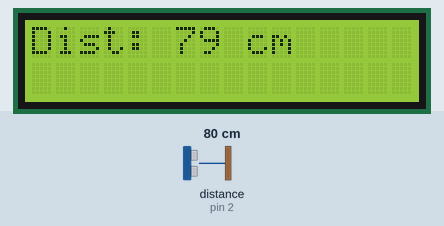
The sketch below on a simulated Arduino Uno, built with avr-gcc and run on an emulated ATmega328P. Parts: 16×2 character LCD. Wiring (inferred from the names in the program): ultrasonic range finder: trigger pin 3; echo pin 2. The test bench sets the inputs (shaded band); at power-on: distance to the obstacle (sensor on pin 2) 80 cm. The echo pulse lasts 58.3 µs per cm.

Above: at 1.2 s.
1.3 s: distance to the obstacle (sensor on pin 2) set to 2 cm
At 2.7 s:
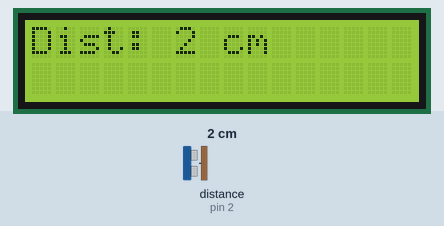
3.0 s: distance to the obstacle (sensor on pin 2) set to 4 cm
At 3.6 s:
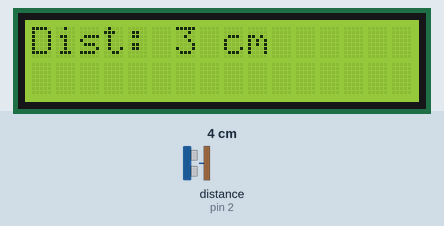
4.6 s: distance to the obstacle (sensor on pin 2) set to 9 cm
At 6.2 s:
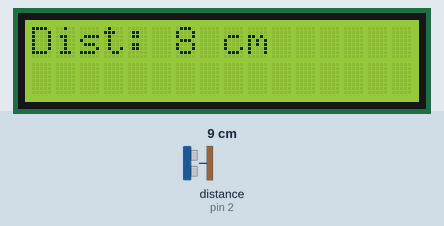
Timing chart, 0 to 7.7 s (numbered marks = the images above; inputs shaded):
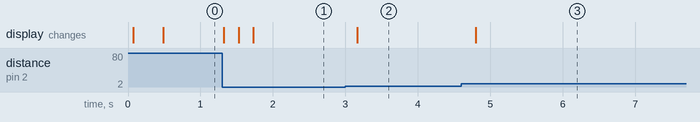

The sketch:

lcd_y_ultrasonidos.ino
```cpp
#include <Arduino.h>
#include <LiquidCrystal.h>
const int Trigger = 3;
const int Echo = 2;
LiquidCrystal lcd(7,8,9,10,11,12);
void setup()

{
  Serial.begin(9600);

  pinMode(Trigger, OUTPUT);
  pinMode(Echo, INPUT);
  digitalWrite(Trigger, LOW);

  lcd.begin(16, 2);


}

void loop()
{

  long tiempo;
  long distancia;

  digitalWrite(Trigger, HIGH);
  delayMicroseconds(10);
  digitalWrite(Trigger, LOW);

  tiempo = pulseIn(Echo, HIGH);
  distancia = tiempo/59;

  lcd.clear();
  lcd.setCursor(0,0);
  lcd.print("Dist: ");
  lcd.print(distancia);
  lcd.print(" cm");

  delay(200);
}
```

Measured:
- after the input at 1.3 s, the display: changes at once (image 1)
- after the input at 3.0 s, the display: changes after 0.16 s (image 2)
- after the input at 4.6 s, the display: changes after 0.20 s (image 3)
